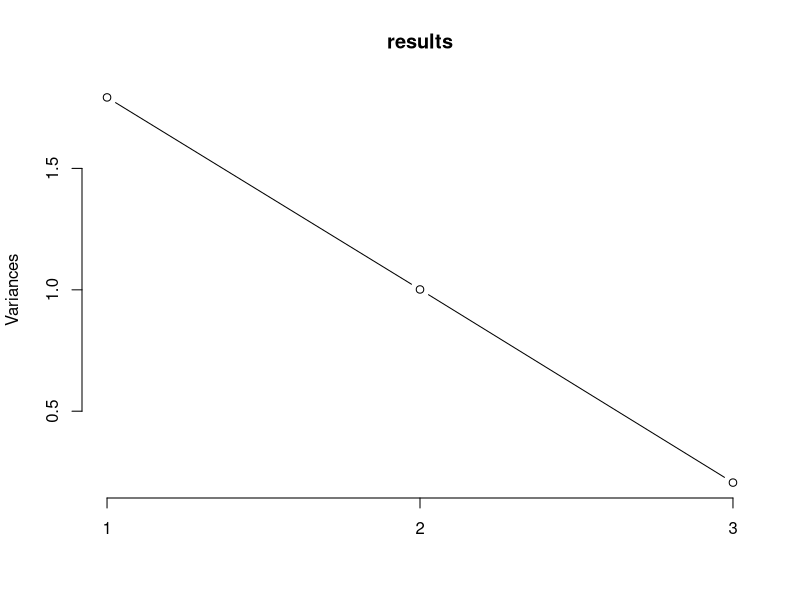
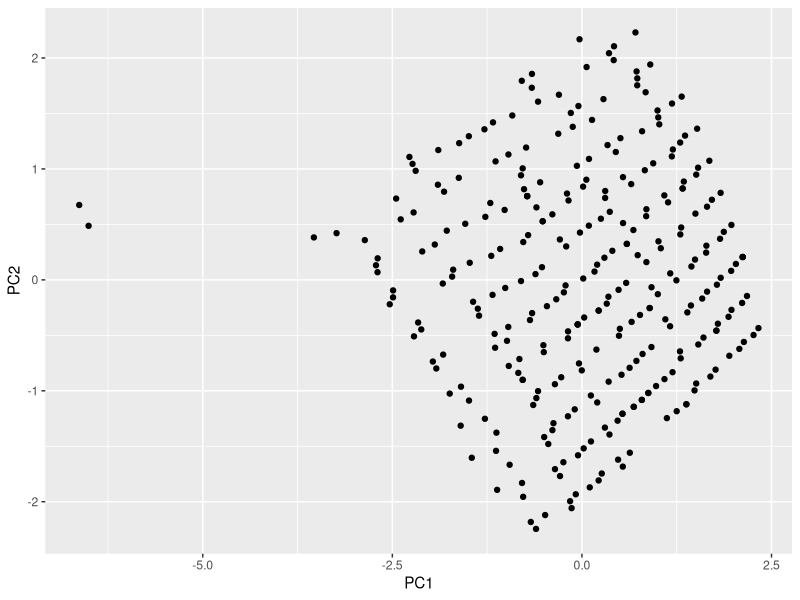
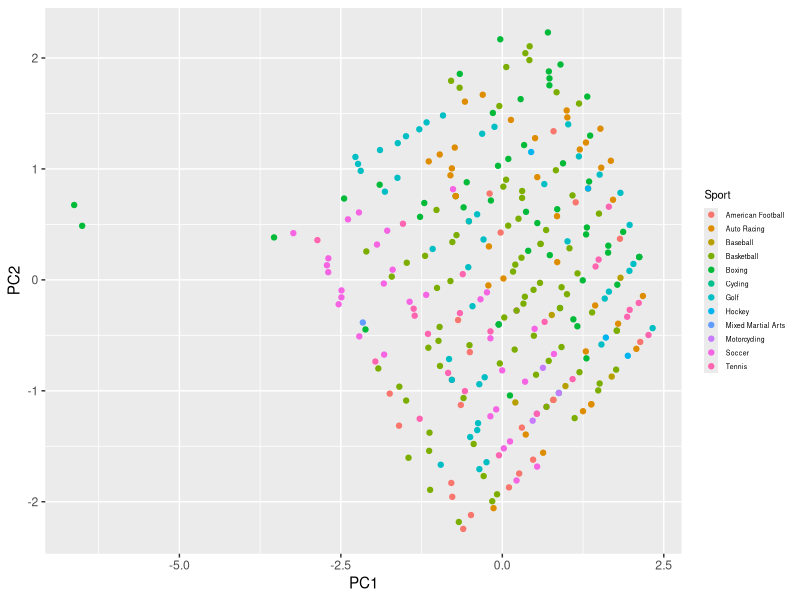
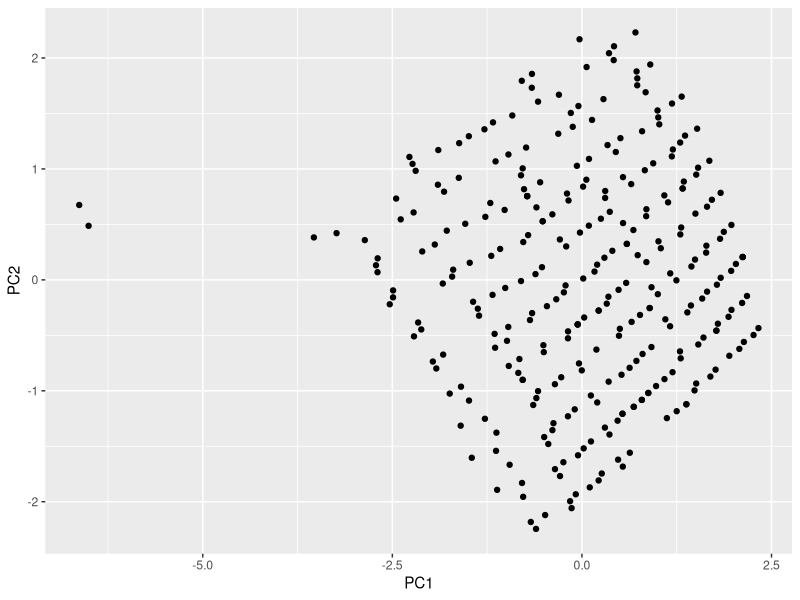
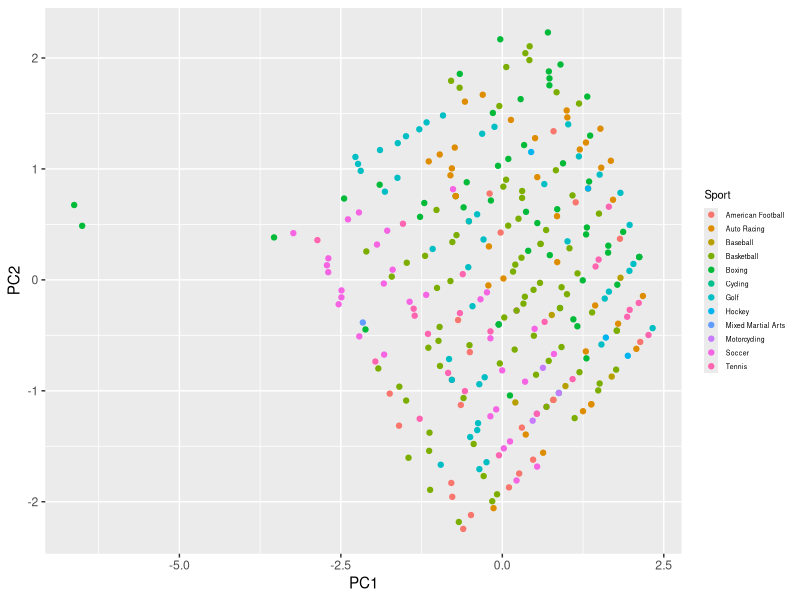

Recreate these plots in R, in order.
library(tidyverse)

#Read in the data, select columns for PCA

ForbesRichestAthletes <- read_csv("source_data/ForbesRichestAthletes.csv")
forPCA <- ForbesRichestAthletes %>%
  select(c(`Current Rank`, `Year`, `earnings ($ million)`))

#Principal Components Analysis

results <- prcomp(forPCA, center = TRUE, scale = TRUE)
 plot(results, type = "l")

dev.copy(png,'/home/rstudio/work/figures/PCA1.png')
dev.off()
 

#From the plot of variances as a function of the number of components, we can
#see that most of the variance in the data is explained by the first two 
#principal components.

#Cluster Analysis in PCA Space
 
plotData <- as.data.frame(cbind(results$x, ForbesRichestAthletes$new_Sport))

plotData <- plotData %>%
  rename(new_Sport = V4) %>%
  mutate(PC1 = as.numeric(PC1),
         PC2 = as.numeric(PC2))

ggplot(plotData %>% as_tibble(), aes(PC1,PC2)) + 
  geom_point()

ggsave("PCA2.png", path = "/home/rstudio/work/figures", 
       width = 5, height = 3, )

ggplot(plotData %>% as_tibble(), aes(PC1,PC2)) + 
  geom_point(aes(color = new_Sport)) +
  guides(color = guide_legend(title = "Sport")) +
  theme(legend.text = element_text(size=5),
        legend.key.size = unit(0.35, 'cm'),
        legend.title = element_text(size=8))

ggsave("PCA3.png", path = "/home/rstudio/work/figures", 
       width = 5, height = 3, )

#From the scatter plot of the first and second components, it does not look like
# there are any significant clusters in the data. Therefore, the t-SNE projection
# and the cluster analysis (using k-means) and the mutual information would not
# be helpful in understanding this data.


